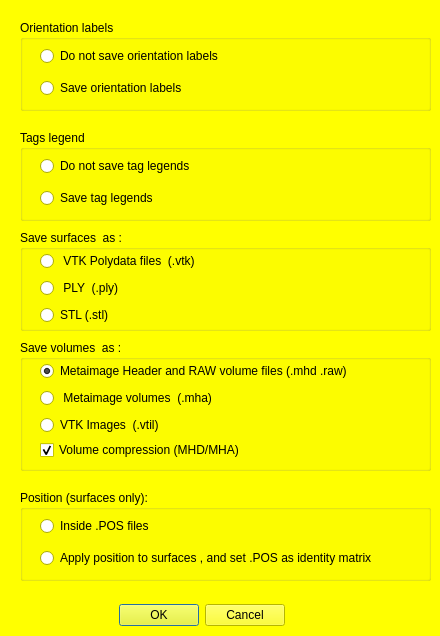
<?xml version="1.0" encoding="UTF-8"?>
<ui version="4.0">
 <class>mqSaveNTWDialog</class>
 <widget class="QDialog" name="mqSaveNTWDialog">
  <property name="geometry">
   <rect>
    <x>0</x>
    <y>0</y>
    <width>440</width>
    <height>636</height>
   </rect>
  </property>
  <property name="palette">
   <palette>
    <active>
     <colorrole role="WindowText">
      <brush brushstyle="SolidPattern">
       <color alpha="255">
        <red>0</red>
        <green>0</green>
        <blue>0</blue>
       </color>
      </brush>
     </colorrole>
     <colorrole role="Button">
      <brush brushstyle="SolidPattern">
       <color alpha="255">
        <red>255</red>
        <green>255</green>
        <blue>0</blue>
       </color>
      </brush>
     </colorrole>
     <colorrole role="Light">
      <brush brushstyle="SolidPattern">
       <color alpha="255">
        <red>255</red>
        <green>255</green>
        <blue>127</blue>
       </color>
      </brush>
     </colorrole>
     <colorrole role="Midlight">
      <brush brushstyle="SolidPattern">
       <color alpha="255">
        <red>255</red>
        <green>255</green>
        <blue>63</blue>
       </color>
      </brush>
     </colorrole>
     <colorrole role="Dark">
      <brush brushstyle="SolidPattern">
       <color alpha="255">
        <red>127</red>
        <green>127</green>
        <blue>0</blue>
       </color>
      </brush>
     </colorrole>
     <colorrole role="Mid">
      <brush brushstyle="SolidPattern">
       <color alpha="255">
        <red>170</red>
        <green>170</green>
        <blue>0</blue>
       </color>
      </brush>
     </colorrole>
     <colorrole role="Text">
      <brush brushstyle="SolidPattern">
       <color alpha="255">
        <red>0</red>
        <green>0</green>
        <blue>0</blue>
       </color>
      </brush>
     </colorrole>
     <colorrole role="BrightText">
      <brush brushstyle="SolidPattern">
       <color alpha="255">
        <red>255</red>
        <green>255</green>
        <blue>255</blue>
       </color>
      </brush>
     </colorrole>
     <colorrole role="ButtonText">
      <brush brushstyle="SolidPattern">
       <color alpha="255">
        <red>0</red>
        <green>0</green>
        <blue>0</blue>
       </color>
      </brush>
     </colorrole>
     <colorrole role="Base">
      <brush brushstyle="SolidPattern">
       <color alpha="255">
        <red>255</red>
        <green>255</green>
        <blue>255</blue>
       </color>
      </brush>
     </colorrole>
     <colorrole role="Window">
      <brush brushstyle="SolidPattern">
       <color alpha="255">
        <red>255</red>
        <green>255</green>
        <blue>0</blue>
       </color>
      </brush>
     </colorrole>
     <colorrole role="Shadow">
      <brush brushstyle="SolidPattern">
       <color alpha="255">
        <red>0</red>
        <green>0</green>
        <blue>0</blue>
       </color>
      </brush>
     </colorrole>
     <colorrole role="AlternateBase">
      <brush brushstyle="SolidPattern">
       <color alpha="255">
        <red>255</red>
        <green>255</green>
        <blue>127</blue>
       </color>
      </brush>
     </colorrole>
     <colorrole role="ToolTipBase">
      <brush brushstyle="SolidPattern">
       <color alpha="255">
        <red>255</red>
        <green>255</green>
        <blue>220</blue>
       </color>
      </brush>
     </colorrole>
     <colorrole role="ToolTipText">
      <brush brushstyle="SolidPattern">
       <color alpha="255">
        <red>0</red>
        <green>0</green>
        <blue>0</blue>
       </color>
      </brush>
     </colorrole>
     <colorrole role="PlaceholderText">
      <brush brushstyle="NoBrush">
       <color alpha="128">
        <red>0</red>
        <green>0</green>
        <blue>0</blue>
       </color>
      </brush>
     </colorrole>
    </active>
    <inactive>
     <colorrole role="WindowText">
      <brush brushstyle="SolidPattern">
       <color alpha="255">
        <red>0</red>
        <green>0</green>
        <blue>0</blue>
       </color>
      </brush>
     </colorrole>
     <colorrole role="Button">
      <brush brushstyle="SolidPattern">
       <color alpha="255">
        <red>255</red>
        <green>255</green>
        <blue>0</blue>
       </color>
      </brush>
     </colorrole>
     <colorrole role="Light">
      <brush brushstyle="SolidPattern">
       <color alpha="255">
        <red>255</red>
        <green>255</green>
        <blue>127</blue>
       </color>
      </brush>
     </colorrole>
     <colorrole role="Midlight">
      <brush brushstyle="SolidPattern">
       <color alpha="255">
        <red>255</red>
        <green>255</green>
        <blue>63</blue>
       </color>
      </brush>
     </colorrole>
     <colorrole role="Dark">
      <brush brushstyle="SolidPattern">
       <color alpha="255">
        <red>127</red>
        <green>127</green>
        <blue>0</blue>
       </color>
      </brush>
     </colorrole>
     <colorrole role="Mid">
      <brush brushstyle="SolidPattern">
       <color alpha="255">
        <red>170</red>
        <green>170</green>
        <blue>0</blue>
       </color>
      </brush>
     </colorrole>
     <colorrole role="Text">
      <brush brushstyle="SolidPattern">
       <color alpha="255">
        <red>0</red>
        <green>0</green>
        <blue>0</blue>
       </color>
      </brush>
     </colorrole>
     <colorrole role="BrightText">
      <brush brushstyle="SolidPattern">
       <color alpha="255">
        <red>255</red>
        <green>255</green>
        <blue>255</blue>
       </color>
      </brush>
     </colorrole>
     <colorrole role="ButtonText">
      <brush brushstyle="SolidPattern">
       <color alpha="255">
        <red>0</red>
        <green>0</green>
        <blue>0</blue>
       </color>
      </brush>
     </colorrole>
     <colorrole role="Base">
      <brush brushstyle="SolidPattern">
       <color alpha="255">
        <red>255</red>
        <green>255</green>
        <blue>255</blue>
       </color>
      </brush>
     </colorrole>
     <colorrole role="Window">
      <brush brushstyle="SolidPattern">
       <color alpha="255">
        <red>255</red>
        <green>255</green>
        <blue>0</blue>
       </color>
      </brush>
     </colorrole>
     <colorrole role="Shadow">
      <brush brushstyle="SolidPattern">
       <color alpha="255">
        <red>0</red>
        <green>0</green>
        <blue>0</blue>
       </color>
      </brush>
     </colorrole>
     <colorrole role="AlternateBase">
      <brush brushstyle="SolidPattern">
       <color alpha="255">
        <red>255</red>
        <green>255</green>
        <blue>127</blue>
       </color>
      </brush>
     </colorrole>
     <colorrole role="ToolTipBase">
      <brush brushstyle="SolidPattern">
       <color alpha="255">
        <red>255</red>
        <green>255</green>
        <blue>220</blue>
       </color>
      </brush>
     </colorrole>
     <colorrole role="ToolTipText">
      <brush brushstyle="SolidPattern">
       <color alpha="255">
        <red>0</red>
        <green>0</green>
        <blue>0</blue>
       </color>
      </brush>
     </colorrole>
     <colorrole role="PlaceholderText">
      <brush brushstyle="NoBrush">
       <color alpha="128">
        <red>0</red>
        <green>0</green>
        <blue>0</blue>
       </color>
      </brush>
     </colorrole>
    </inactive>
    <disabled>
     <colorrole role="WindowText">
      <brush brushstyle="SolidPattern">
       <color alpha="255">
        <red>127</red>
        <green>127</green>
        <blue>0</blue>
       </color>
      </brush>
     </colorrole>
     <colorrole role="Button">
      <brush brushstyle="SolidPattern">
       <color alpha="255">
        <red>255</red>
        <green>255</green>
        <blue>0</blue>
       </color>
      </brush>
     </colorrole>
     <colorrole role="Light">
      <brush brushstyle="SolidPattern">
       <color alpha="255">
        <red>255</red>
        <green>255</green>
        <blue>127</blue>
       </color>
      </brush>
     </colorrole>
     <colorrole role="Midlight">
      <brush brushstyle="SolidPattern">
       <color alpha="255">
        <red>255</red>
        <green>255</green>
        <blue>63</blue>
       </color>
      </brush>
     </colorrole>
     <colorrole role="Dark">
      <brush brushstyle="SolidPattern">
       <color alpha="255">
        <red>127</red>
        <green>127</green>
        <blue>0</blue>
       </color>
      </brush>
     </colorrole>
     <colorrole role="Mid">
      <brush brushstyle="SolidPattern">
       <color alpha="255">
        <red>170</red>
        <green>170</green>
        <blue>0</blue>
       </color>
      </brush>
     </colorrole>
     <colorrole role="Text">
      <brush brushstyle="SolidPattern">
       <color alpha="255">
        <red>127</red>
        <green>127</green>
        <blue>0</blue>
       </color>
      </brush>
     </colorrole>
     <colorrole role="BrightText">
      <brush brushstyle="SolidPattern">
       <color alpha="255">
        <red>255</red>
        <green>255</green>
        <blue>255</blue>
       </color>
      </brush>
     </colorrole>
     <colorrole role="ButtonText">
      <brush brushstyle="SolidPattern">
       <color alpha="255">
        <red>127</red>
        <green>127</green>
        <blue>0</blue>
       </color>
      </brush>
     </colorrole>
     <colorrole role="Base">
      <brush brushstyle="SolidPattern">
       <color alpha="255">
        <red>255</red>
        <green>255</green>
        <blue>0</blue>
       </color>
      </brush>
     </colorrole>
     <colorrole role="Window">
      <brush brushstyle="SolidPattern">
       <color alpha="255">
        <red>255</red>
        <green>255</green>
        <blue>0</blue>
       </color>
      </brush>
     </colorrole>
     <colorrole role="Shadow">
      <brush brushstyle="SolidPattern">
       <color alpha="255">
        <red>0</red>
        <green>0</green>
        <blue>0</blue>
       </color>
      </brush>
     </colorrole>
     <colorrole role="AlternateBase">
      <brush brushstyle="SolidPattern">
       <color alpha="255">
        <red>255</red>
        <green>255</green>
        <blue>0</blue>
       </color>
      </brush>
     </colorrole>
     <colorrole role="ToolTipBase">
      <brush brushstyle="SolidPattern">
       <color alpha="255">
        <red>255</red>
        <green>255</green>
        <blue>220</blue>
       </color>
      </brush>
     </colorrole>
     <colorrole role="ToolTipText">
      <brush brushstyle="SolidPattern">
       <color alpha="255">
        <red>0</red>
        <green>0</green>
        <blue>0</blue>
       </color>
      </brush>
     </colorrole>
     <colorrole role="PlaceholderText">
      <brush brushstyle="NoBrush">
       <color alpha="128">
        <red>0</red>
        <green>0</green>
        <blue>0</blue>
       </color>
      </brush>
     </colorrole>
    </disabled>
   </palette>
  </property>
  <property name="windowTitle">
   <string>Save MorphoDig Project</string>
  </property>
  <widget class="QWidget" name="layoutWidget">
   <property name="geometry">
    <rect>
     <x>90</x>
     <y>600</y>
     <width>195</width>
     <height>30</height>
    </rect>
   </property>
   <layout class="QHBoxLayout" name="horizontalLayout_2">
    <item>
     <widget class="QDialogButtonBox" name="buttonBox">
      <property name="orientation">
       <enum>Qt::Horizontal</enum>
      </property>
      <property name="standardButtons">
       <set>QDialogButtonBox::Cancel|QDialogButtonBox::Ok</set>
      </property>
     </widget>
    </item>
   </layout>
  </widget>
  <widget class="QGroupBox" name="ORIToBeSaved">
   <property name="geometry">
    <rect>
     <x>20</x>
     <y>20</y>
     <width>411</width>
     <height>91</height>
    </rect>
   </property>
   <property name="title">
    <string>Orientation labels</string>
   </property>
   <widget class="QWidget" name="verticalLayoutWidget_8">
    <property name="geometry">
     <rect>
      <x>20</x>
      <y>20</y>
      <width>290</width>
      <height>65</height>
     </rect>
    </property>
    <layout class="QVBoxLayout" name="verticalLayout1_4">
     <item>
      <widget class="QRadioButton" name="DoNotSaveORI">
       <property name="text">
        <string>Do not save orientation labels</string>
       </property>
      </widget>
     </item>
     <item>
      <widget class="QRadioButton" name="SaveORI">
       <property name="text">
        <string>Save orientation labels</string>
       </property>
      </widget>
     </item>
    </layout>
   </widget>
  </widget>
  <widget class="QGroupBox" name="TAGToBeSaved">
   <property name="geometry">
    <rect>
     <x>20</x>
     <y>130</y>
     <width>411</width>
     <height>91</height>
    </rect>
   </property>
   <property name="title">
    <string>Tags legend</string>
   </property>
   <widget class="QWidget" name="verticalLayoutWidget_9">
    <property name="geometry">
     <rect>
      <x>20</x>
      <y>20</y>
      <width>290</width>
      <height>65</height>
     </rect>
    </property>
    <layout class="QVBoxLayout" name="verticalLayout1_5">
     <item>
      <widget class="QRadioButton" name="DoNotSaveTAG">
       <property name="text">
        <string>Do not save tag legends</string>
       </property>
      </widget>
     </item>
     <item>
      <widget class="QRadioButton" name="SaveTAG">
       <property name="text">
        <string>Save tag legends</string>
       </property>
      </widget>
     </item>
    </layout>
   </widget>
  </widget>
  <widget class="QGroupBox" name="SurfaceFormat">
   <property name="geometry">
    <rect>
     <x>20</x>
     <y>230</y>
     <width>411</width>
     <height>101</height>
    </rect>
   </property>
   <property name="title">
    <string>Save surfaces  as :</string>
   </property>
   <widget class="QWidget" name="verticalLayoutWidget_11">
    <property name="geometry">
     <rect>
      <x>20</x>
      <y>20</y>
      <width>290</width>
      <height>76</height>
     </rect>
    </property>
    <layout class="QVBoxLayout" name="verticalLayout1_7">
     <item>
      <widget class="QRadioButton" name="VTK">
       <property name="text">
        <string> VTK Polydata files  (.vtk)</string>
       </property>
      </widget>
     </item>
     <item>
      <widget class="QRadioButton" name="PLY">
       <property name="text">
        <string> PLY  (.ply)</string>
       </property>
      </widget>
     </item>
     <item>
      <widget class="QRadioButton" name="STL">
       <property name="text">
        <string>STL (.stl)</string>
       </property>
      </widget>
     </item>
    </layout>
   </widget>
  </widget>
  <widget class="QGroupBox" name="SurfacePos">
   <property name="geometry">
    <rect>
     <x>20</x>
     <y>490</y>
     <width>411</width>
     <height>91</height>
    </rect>
   </property>
   <property name="title">
    <string>Position (surfaces only):</string>
   </property>
   <widget class="QWidget" name="verticalLayoutWidget_12">
    <property name="geometry">
     <rect>
      <x>20</x>
      <y>20</y>
      <width>388</width>
      <height>65</height>
     </rect>
    </property>
    <layout class="QVBoxLayout" name="verticalLayout1_8">
     <item>
      <widget class="QRadioButton" name="PositionInPosFile">
       <property name="text">
        <string>Inside .POS files</string>
       </property>
      </widget>
     </item>
     <item>
      <widget class="QRadioButton" name="ApplyPositionToSurfaces">
       <property name="text">
        <string>Apply position to surfaces , and set .POS as identity matrix</string>
       </property>
      </widget>
     </item>
    </layout>
   </widget>
  </widget>
  <widget class="QGroupBox" name="SurfaceVolumeFormat">
   <property name="geometry">
    <rect>
     <x>20</x>
     <y>340</y>
     <width>411</width>
     <height>131</height>
    </rect>
   </property>
   <property name="title">
    <string>Save volumes  as :</string>
   </property>
   <widget class="QWidget" name="verticalLayoutWidget_13">
    <property name="geometry">
     <rect>
      <x>20</x>
      <y>20</y>
      <width>371</width>
      <height>76</height>
     </rect>
    </property>
    <layout class="QVBoxLayout" name="verticalLayout1_9">
     <item>
      <widget class="QRadioButton" name="MHD">
       <property name="text">
        <string>Metaimage Header and RAW volume files (.mhd .raw)</string>
       </property>
       <property name="checked">
        <bool>true</bool>
       </property>
      </widget>
     </item>
     <item>
      <widget class="QRadioButton" name="MHA">
       <property name="text">
        <string> Metaimage volumes  (.mha)</string>
       </property>
      </widget>
     </item>
     <item>
      <widget class="QRadioButton" name="VTI">
       <property name="text">
        <string>VTK Images  (.vtil)</string>
       </property>
      </widget>
     </item>
    </layout>
   </widget>
   <widget class="QCheckBox" name="compressionOn">
    <property name="geometry">
     <rect>
      <x>20</x>
      <y>100</y>
      <width>221</width>
      <height>20</height>
     </rect>
    </property>
    <property name="text">
     <string>Volume compression (MHD/MHA)</string>
    </property>
    <property name="checked">
     <bool>true</bool>
    </property>
   </widget>
  </widget>
 </widget>
 <resources/>
 <connections>
  <connection>
   <sender>buttonBox</sender>
   <signal>accepted()</signal>
   <receiver>mqSaveNTWDialog</receiver>
   <slot>accept()</slot>
   <hints>
    <hint type="sourcelabel">
     <x>248</x>
     <y>254</y>
    </hint>
    <hint type="destinationlabel">
     <x>157</x>
     <y>274</y>
    </hint>
   </hints>
  </connection>
  <connection>
   <sender>buttonBox</sender>
   <signal>rejected()</signal>
   <receiver>mqSaveNTWDialog</receiver>
   <slot>reject()</slot>
   <hints>
    <hint type="sourcelabel">
     <x>316</x>
     <y>260</y>
    </hint>
    <hint type="destinationlabel">
     <x>286</x>
     <y>274</y>
    </hint>
   </hints>
  </connection>
 </connections>
</ui>
